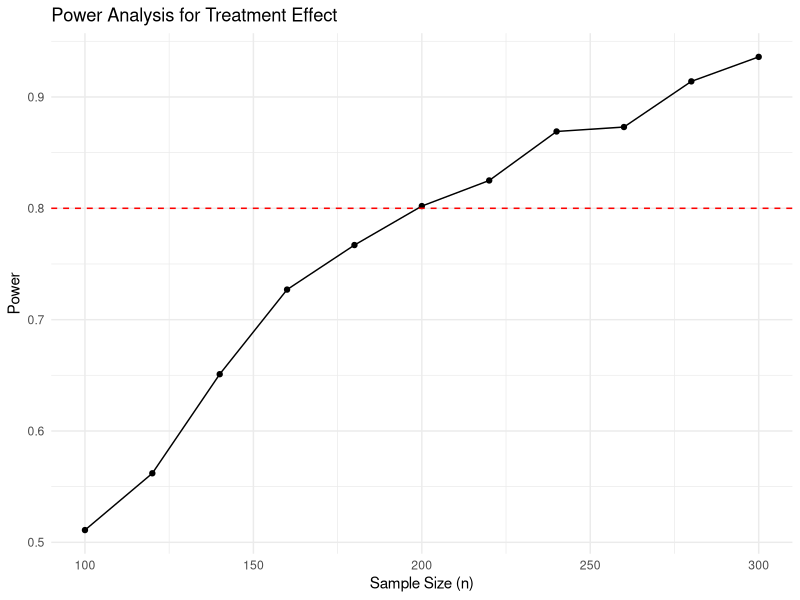

R code for this plot:
## ---- chunk 1
library(tidyverse)

## ---- chunk 2
#| echo: false
#| eval: true

# Using pwr package for two-sample t-test
library(pwr)
pwr.t.test(
  d = 0.5,           # Cohen's d effect size
  sig.level = 0.05,  # alpha
  power = 0.8,       # desired power
  type = "two.sample"
)
## ---- chunk 3
#| echo: true
#| eval: true

set.seed(38596)  # For reproducibility

# Sample size and design
n <- 100
treatment <- factor(rep(c("A", "B"), each = n/2))
sex <- factor(rep(c("Male", "Female"), times = n/2))

# True population parameters
beta_0 <- 400     # Intercept (Male, Treatment A)
beta_1 <- -20     # Treatment B effect
beta_2 <- -200    # Female effect
## ---- chunk 4
#| echo: true
#| eval: true

mu <- case_when(
  treatment == "A" & sex == "Male"   ~ beta_0,
  treatment == "B" & sex == "Male"   ~ beta_0 + beta_1,
  treatment == "A" & sex == "Female" ~ beta_0 + beta_2,
  treatment == "B" & sex == "Female" ~ beta_0 + beta_1 + beta_2
)

# Add random noise
sigma <- 50
body_mass <- rnorm(n, mean = mu, sd = sigma)

# Create dataset
dat <- data.frame(body_mass, treatment, sex)
## ---- chunk 5
#| echo: true
#| eval: true

head(dat)
## ---- chunk 6
#| echo: false
#| eval: true

m <- lm(body_mass ~ treatment + sex, data = dat)
summary(m)
## ---- chunk 7
#| echo: false
#| eval: true


# Function to run one simulation
sim_power <- function(n = 100, treatment_effect = -20, sigma = 50) {
  
  treatment <- factor(rep(c("A", "B"), each = n/2))
  sex <- factor(rep(c("Male", "Female"), times = n/2))
  
mu <- case_when(
  treatment == "A" & sex == "Male"   ~ beta_0,
  treatment == "B" & sex == "Male"   ~ beta_0 + treatment_effect,
  treatment == "A" & sex == "Female" ~ beta_0 + beta_2,
  treatment == "B" & sex == "Female" ~ beta_0 + treatment_effect + beta_2
)


body_mass <- rnorm(n, mean = mu, sd = sigma)

  dat <- data.frame(body_mass, treatment, sex)
  
  m <- lm(body_mass ~ treatment + sex, data = dat)
  p_value <- summary(m)$coefficients["treatmentB", "Pr(>|t|)"]
  
  return(p_value)
}

## ---- chunk 8
#| echo: true
#| eval: true

sim_power()
## ---- chunk 9
#| echo: false
#| eval: true

# Run 1000 simulations
set.seed(38596)
p_values <- replicate(1000, sim_power(n = 100))

# Calculate power
power <- mean(p_values < 0.05)
power  # This is our power estimate
## ---- chunk 10
#| echo: true
#| eval: true

# Test sample sizes from 100 to 300
sample_sizes <- seq(100, 300, by = 20)

results <- map_dfr(sample_sizes, ~{
  p_values <- replicate(1000, sim_power(n = .x))
  data.frame(n = .x, power = mean(p_values < 0.05))
})
## ---- chunk 11
#| echo: true
#| eval: true

head(results)
## ---- chunk 12
#| echo: false
#| eval: true

ggplot(results, aes(x = n, y = power)) +
  geom_point() +
  geom_line() +
  geom_hline(yintercept = 0.8, linetype = "dashed", 
             colour = "red") +
  labs(x = "Sample Size (n)", 
       y = "Power",
       title = "Power Analysis for Treatment Effect") +
  theme_minimal()
## ---- chunk 13

# Pilot study Data
mean_val <- 100
se_val <- 5
n <- 30 # Sample size

# 1. Calculate the t-critical value for 60% confidence
# alpha = 1 - 0.60 = 0.40; alpha/2 = 0.20
t_score <- qt(0.20, df = n - 1, lower.tail = FALSE) 

# 2. Calculate the margin of error
margin_error <- t_score * se_val

# 3. Calculate lower bounds
lower_bound <- mean_val - margin_error

lower_bound

## ---- chunk 14
#| echo: true
#| eval: true
#| code-line-numbers: "|17-25|28-30"
# BINOMIAL GLM POWER ANALYSIS
# DO NOT MODIFY THIS CODE - only change parameters below

# ============================================================
# YOUR PARAMETERS - CHANGE THESE VALUES
# ============================================================

p_control <- 0.30        # Baseline probability (control sites)
p_restored <- 0.50       # Predicted probability (restored sites)
n_sites <- 40            # Total sites (split equally between treatments)
n_iterations <- 1000     # Number of simulations

# ============================================================
# SIMULATION CODE - DO NOT MODIFY
# ============================================================

sim_binomial <- function(n, p_control, p_restored) {
  treatment <- factor(rep(c("Control", "Restored"), each = n/2))
  presence <- rbinom(n, size = 1, 
                     prob = ifelse(treatment == "Control", p_control, p_restored))
  dat <- data.frame(presence, treatment)
  m <- glm(presence ~ treatment, family = binomial, data = dat)
  p_value <- summary(m)$coefficients["treatmentRestored", "Pr(>|z|)"]
  return(p_value)
}

# Run power analysis
set.seed(12345)
p_values <- replicate(n_iterations, sim_binomial(n_sites, p_control, p_restored))
power <- mean(p_values < 0.05)

# Results
cat(sprintf("Estimated power: %.1f%%\n\n", power*100))


## ---- chunk 15
#| echo: true
#| eval: true
#| code-line-numbers: "|37-40"
# LINEAR MIXED MODEL POWER ANALYSIS
# DO NOT MODIFY THIS CODE - only change parameters below

library(lmerTest)

# ============================================================
# YOUR PARAMETERS - CHANGE THESE VALUES
# ============================================================

n_rats <- 20                # Total rats (split equally between groups)
time_points <- 2            # Measurements per rat (before/after)
baseline_time <- 50         # Average maze completion time (seconds)
practice_effect <- -5       # Improvement from practice alone (control group)
training_effect <- -10      # EXTRA improvement from training (beyond practice)
sd_between_rats <- 15       # Between-rat SD (individual differences)
sd_within_rats <- 8         # Within-rat SD (measurement error)
n_iterations <- 1000        # Number of simulations

# ============================================================
# SIMULATION CODE - DO NOT MODIFY
# ============================================================

sim_lmm <- function(n_rats = 20, 
                    time_points = 2, 
                    baseline_time = 50, 
                    practice_effect = -5, 
                    training_effect = -10, 
                    sd_between_rats = 15, 
                    sd_within_rats = 4) {
  
  rat_id <- factor(rep(1:n_rats, each = time_points))
  group <- factor(rep(rep(c("Control", "Trained"), each = n_rats/2), each = time_points))
  time <- factor(rep(c("Before", "After"), times = n_rats),
                 levels = c("Before", "After"))
  
  # Random intercepts for rats
  rat_effects <- rnorm(n_rats, 0, sd_between_rats)
  # Each rat has the same intercept 
  rat_effects_expanded <- rep(rat_effects, each = time_points)
  
  # Fixed effects
  practice <- ifelse(time == "After", practice_effect, 0)
  training_bonus <- ifelse(group == "Trained" & time == "After", training_effect, 0)
  
  # Generate outcome
  maze_time <- baseline_time + rat_effects_expanded + practice + training_bonus + 
               rnorm(n_rats * time_points, 0, sd_within_rats)
  
  dat <- data.frame(maze_time, rat_id, group, time)
  
  # Fit mixed model
  m <- lmer(maze_time ~ group * time + (1|rat_id), data = dat)
  
  # Extract p-value for interaction (the effect of interest)
  p_value <- summary(m)$coefficients[4,5]
  return(p_value)
}

# Run power analysis
set.seed(12345)
p_values <- replicate(n_iterations, sim_lmm())
power <- mean(p_values < 0.05)

# Results
cat(sprintf("Estimated power: %.1f%%\n\n", power*100))
